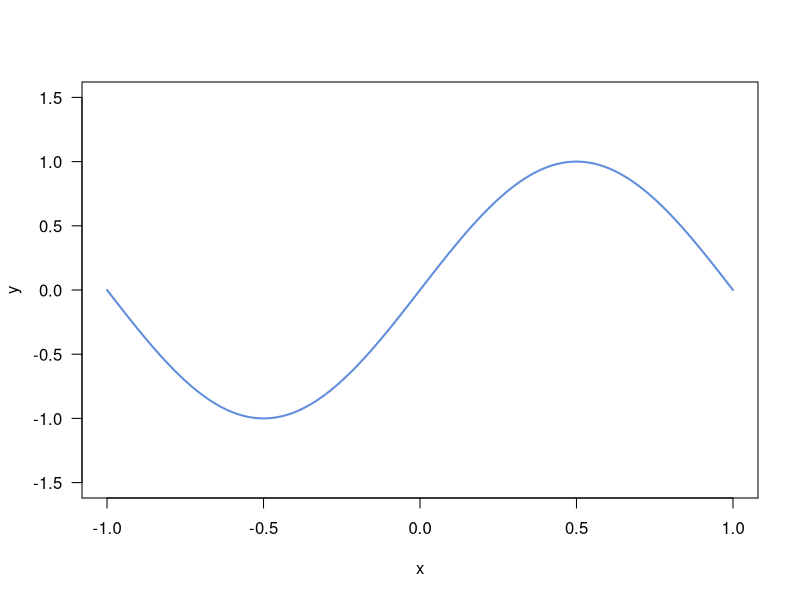
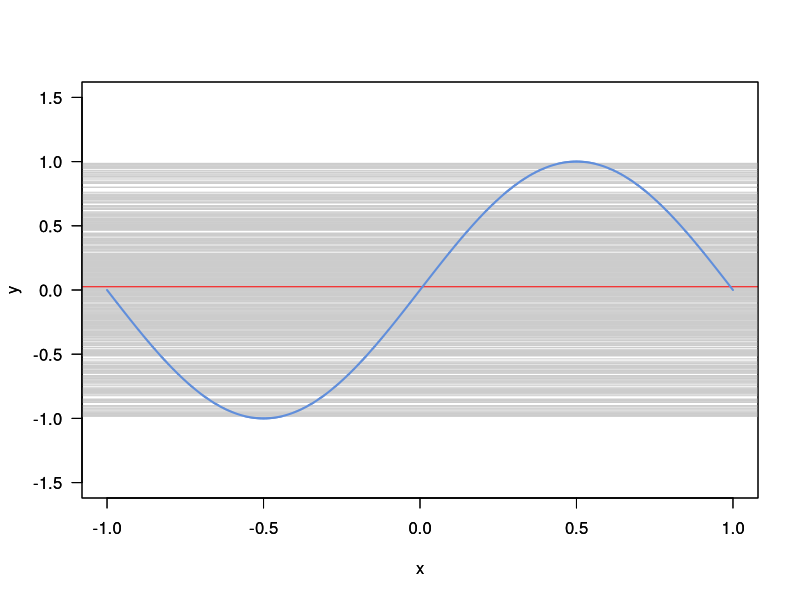
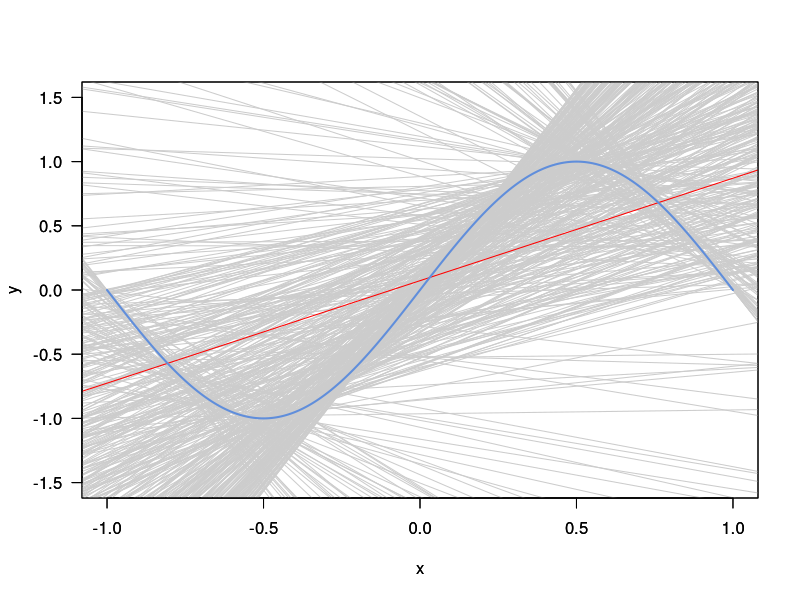

The R script that drew these images, in order:
## ---- chunk 1
x <- seq(-1, 1, by = 0.0001) 
y <- sin(x * 3.14159265)
plot(x, y, type = "l", lwd = 2, col = "#608EDB", las = 1, xlim = c(-1, 1), ylim = c(-1.5, 1.5))
## ---- chunk 2
y_const=c()
y_linear=matrix(nrow=500,ncol=2)
MSE_const_train=c()
MSE_linear_train=c()

for (i in 1:500){
  x_pts <- runif(n = 2, min = -1, max = 1)
  y_pts <- sin(pi*x_pts)
  
  y_const=c(y_const,mean(y_pts))
  # calculate the training MSE
  MSE_const_train=c(MSE_const_train,sum((y_pts-mean(y_pts))^2)/2) 
  
  y_linear[i,1]=(y_pts[1]-y_pts[2])/(x_pts[1]-x_pts[2])
  y_linear[i,2]=(y_pts[2]*x_pts[1]-y_pts[1]*x_pts[2])/(x_pts[1]-x_pts[2])
  
  k=y_linear[i,1]
  b=y_linear[i,2]
  # calculate the training MSE
  MSE_linear_train=c(MSE_linear_train,sum((k*x_pts+b-y_pts)^2)/2)
}

MSE_const_train_ave=mean(MSE_const_train)
MSE_linear_train_ave=mean(MSE_linear_train)
MSE_const_train_ave
MSE_linear_train_ave
## ---- chunk 3
# calculate testing MSE
MSE_const_test=c()
MSE_linear_test=c()
set.seed(12345)
n_out <- 20000
x_out <- runif(n_out, min = -1, max = 1)
y_out <- sin(pi * x_out)

for (i in 1:500){
  # simulated out-of-sample data points
  k=y_linear[i,1]
  b=y_linear[i,2]
  MSE_const_test=c(MSE_const_test,mean((y_const[i]-y_out)^2))
  MSE_linear_test=c(MSE_linear_test,mean((k*x_out+b-y_out)^2))
}
MSE_const_test=mean(MSE_const_test)
MSE_linear_test=mean(MSE_linear_test)

v=c(MSE_const_test,MSE_linear_test)
names(v)=c("MSE_const_test","MSE_linear_test")
v

## ---- chunk 4
# the average hypotheses in each case
y_c_ave=mean(y_const)
y_l_ave=apply(y_linear,2,mean)
## ---- chunk 5
# calculate the bias^2 and variance
#bias
bias2_c=mean((y_c_ave-y_out)^2)
bias2_l=mean((y_l_ave[1]*x_out+y_l_ave[2]-y_out)^2)
#variance
var_c_set=c()
var_l_set=c()
for (i in 1:n_out){
  x0=x_out[i]
  y0=y_out[i]
  #const model
  var_c_set=c(var_c_set,sum((y_c_ave-y_const)^2)/500)
  #linear model
  k_ave=y_l_ave[1]
  b_ave=y_l_ave[2]
  k=y_linear[,1]
  b=y_linear[,2]
  var_l_set=c(var_l_set,sum((k_ave*x0+b_ave-k*x0-b)^2)/500)
}
var_c=sum(var_c_set)/n_out
var_l=sum(var_l_set)/n_out
vc=c(bias2_c,var_c)  # list and vector??
vl=c(bias2_l,var_l)
names(vc)=c("bias2","variance") # name(vc) and name.vc??
names(vl)=c("bias2","variance")
vc
vl
## ---- chunk 6
bias2_c+var_c
bias2_l+var_l
## ---- chunk 7

x0 <- seq(-1, 1, by = 0.0001) 
y0 <- sin(x * 3.14159265)

# plot for const hypothsis
plot(x0, y0, type = "l", lwd = 2, col = "#608EDB", las = 1, xlim = c(-1, 1), ylim = c(-1.5, 1.5),xlab="x",ylab="y") #plot this one first
abline(h=y_const,xlim = c(-1, 1), ylim = c(-1.5, 1.5),col="grey80",xlab="x",ylab="y")
abline(h=0.02524979,xlim = c(-1, 1), ylim = c(-1.5, 1.5),col="red",xlab="x",ylab="y")
par(new=TRUE)
plot(x0, y0, type = "l", lwd = 2, col = "#608EDB", las = 1, xlim = c(-1, 1), ylim = c(-1.5, 1.5),xlab="x",ylab="y")


# plot for linear hypothsis
plot(x0, y0, type = "l", lwd = 2, col = "#608EDB", las = 1, xlim = c(-1, 1), ylim = c(-1.5, 1.5),xlab="x",ylab="y")
for (i in 1:500){
  abline(a=y_linear[i,2],b=y_linear[i,1],xlim = c(-1, 1), ylim = c(-1.5, 1.5),col="grey80",xlab="x",ylab="y")
}
abline(b_ave,k_ave,col="red",xlab="x",ylab="y")
par(new=TRUE)
plot(x0, y0, type = "l", lwd = 2, col = "#608EDB", las = 1, xlim = c(-1, 1), ylim = c(-1.5, 1.5),xlab="x",ylab="y")
